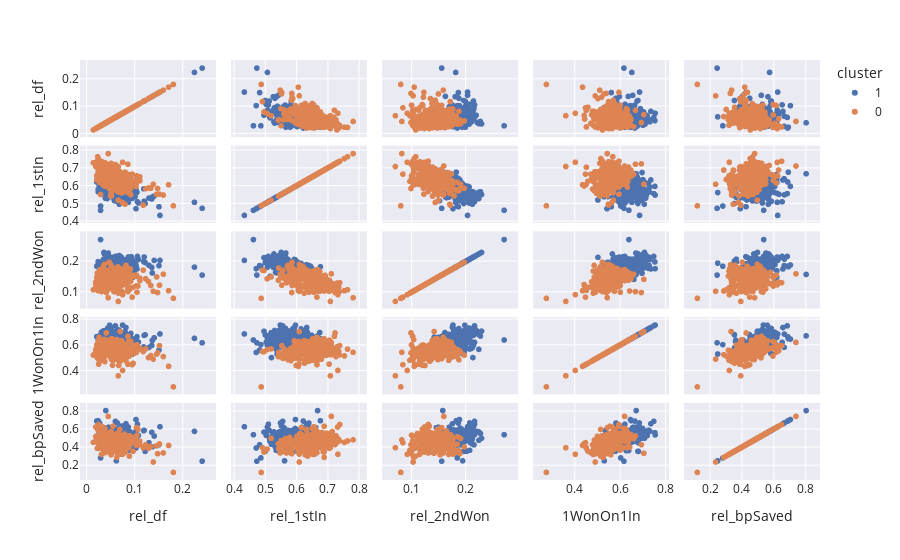

Notebook source saved alongside this figure:
### Markdown cell above
#### Interpretatation

### Code cell
px.scatter_matrix(df_players,
    dimensions=feautures,
    color="cluster")

### Figure 1 — Plotly figure (JSON) as saved in the notebook; plotly's stock layout.template omitted (floating-point values rounded to 4 significant figures; data arrays with more than 128 entries replaced by an {"elided": "..."} marker saying what was removed)
{"data": [{"dimensions": [{"axis": {"matches": true}, "label": "rel_df", "values": {"elided": "353 float values"}}, {"axis": {"matches": true}, "label": "rel_1stIn", "values": {"elided": "353 float values"}}, {"axis": {"matches": true}, "label": "rel_2ndWon", "values": {"elided": "353 float values"}}, {"axis": {"matches": true}, "label": "1WonOn1In", "values": {"elided": "353 float values"}}, {"axis": {"matches": true}, "label": "rel_bpSaved", "values": {"elided": "353 float values"}}], "hovertemplate": "cluster=1<br>%{xaxis.title.text}=%{x}<br>%{yaxis.title.text}=%{y}<extra></extra>", "legendgroup": "1", "marker": {"color": "rgb(76,114,176)", "symbol": "circle"}, "name": "1", "showlegend": true, "type": "splom"}, {"dimensions": [{"axis": {"matches": true}, "label": "rel_df", "values": {"elided": "361 float values"}}, {"axis": {"matches": true}, "label": "rel_1stIn", "values": {"elided": "361 float values"}}, {"axis": {"matches": true}, "label": "rel_2ndWon", "values": {"elided": "361 float values"}}, {"axis": {"matches": true}, "label": "1WonOn1In", "values": {"elided": "361 float values"}}, {"axis": {"matches": true}, "label": "rel_bpSaved", "values": {"elided": "361 float values"}}], "hovertemplate": "cluster=0<br>%{xaxis.title.text}=%{x}<br>%{yaxis.title.text}=%{y}<extra></extra>", "legendgroup": "0", "marker": {"color": "rgb(221,132,82)", "symbol": "circle"}, "name": "0", "showlegend": true, "type": "splom"}], "layout": {"dragmode": "select", "legend": {"title": {"text": "cluster"}, "tracegroupgap": 0}, "margin": {"t": 60}}}
